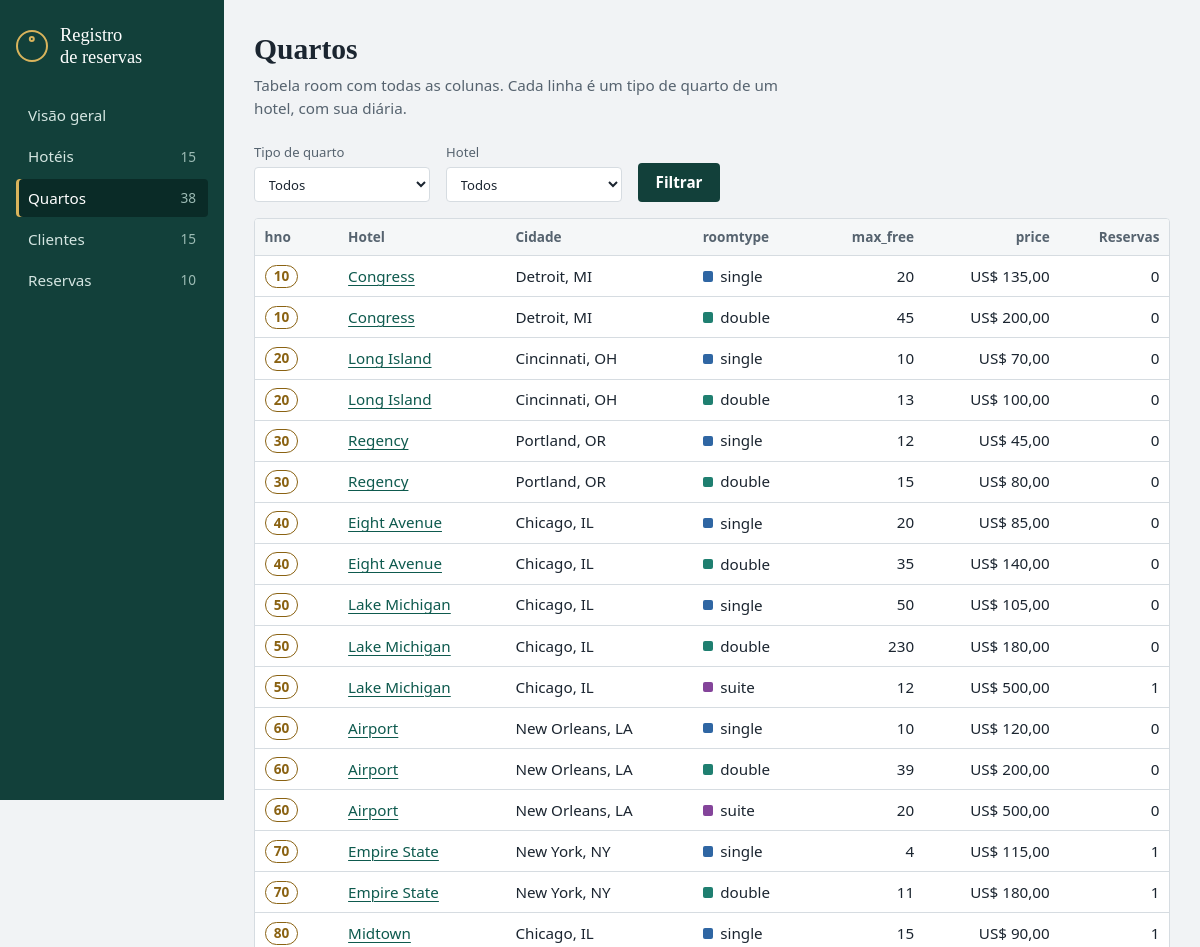
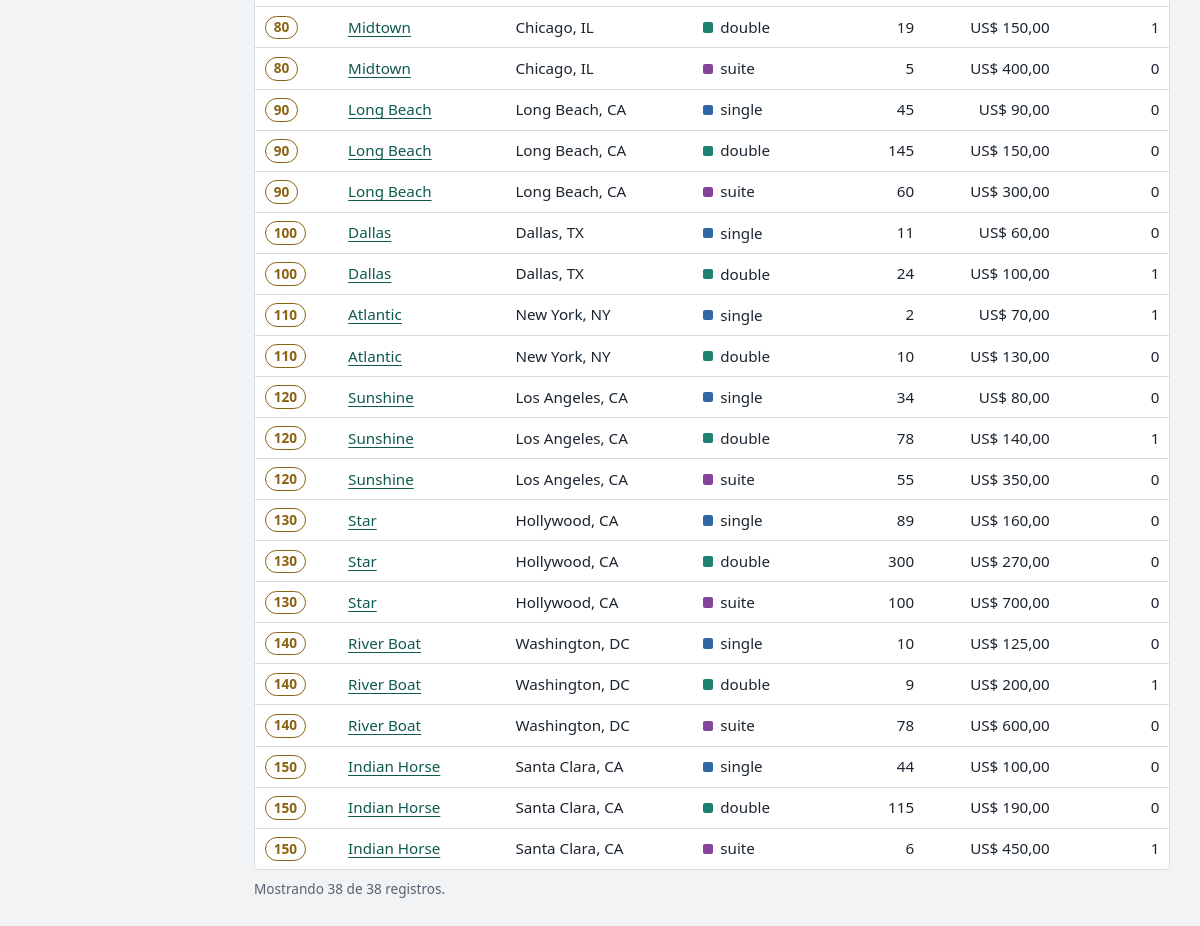
The page /quartos on the database its author committed (2 pictures, top to bottom).
### tables this page shows
CREATE TABLE room (
    hno      INTEGER NOT NULL,
    roomtype TEXT    NOT NULL CHECK (roomtype IN ('single', 'double', 'suite')),
    max_free INTEGER NOT NULL CHECK (max_free >= 0),
    price    REAL    NOT NULL CHECK (price > 0),
    PRIMARY KEY (hno, roomtype),          -- cada hotel tem no maximo um registro por tipo
    FOREIGN KEY (hno) REFERENCES hotel (hno)
);

CREATE TABLE hotel (
    hno     INTEGER PRIMARY KEY,
    name    TEXT NOT NULL,
    city    TEXT NOT NULL,
    state   TEXT NOT NULL,
    zip     TEXT,
    address TEXT
);

### app.py (the view)
@app.route("/quartos")
def listar_quartos():
    filtro = {
        "tipo": request.args.get("tipo", "").strip(),
        "hno": request.args.get("hno", default=0, type=int),
    }
    quartos = consultar(
        """
        SELECT rm.hno, h.name AS hotel, h.city, h.state,
               rm.roomtype, rm.max_free, rm.price,
               (SELECT COUNT(*) FROM reservation r
                 WHERE r.hno = rm.hno AND r.roomtype = rm.roomtype) AS reservas
        FROM room rm
        JOIN hotel h ON h.hno = rm.hno
        WHERE (:tipo = '' OR rm.roomtype = :tipo)
          AND (:hno = 0 OR rm.hno = :hno)
        ORDER BY rm.hno, rm.price
        """,
        filtro,
    )
    tipos = consultar("SELECT DISTINCT roomtype FROM room ORDER BY roomtype")
    hoteis = consultar("SELECT hno, name FROM hotel ORDER BY name")
    return render_template("quartos.html", quartos=quartos, tipos=tipos, hoteis=hoteis,
                           filtro=filtro, total=contar("room"))

### app.py (called while the page is built)
def get_db():
    if "db" not in g:
        g.db = sqlite3.connect(DB_PATH)
        g.db.row_factory = sqlite3.Row  # acesso as colunas pelo nome
    return g.db

@app.teardown_appcontext
def fechar_db(_erro=None):
    db = g.pop("db", None)
    if db is not None:
        db.close()

def consultar(sql, params=(), um=False):
    cursor = get_db().execute(sql, params)
    return cursor.fetchone() if um else cursor.fetchall()

def contar(tabela):
    return consultar(f"SELECT COUNT(*) AS n FROM {tabela}", um=True)["n"]

@app.template_filter("dinheiro")
def dinheiro(valor):
    if valor is None:
        return "—"
    texto = f"{abs(valor):,.2f}".replace(",", "X").replace(".", ",").replace("X", ".")
    return f"{'-' if valor < 0 else ''}{MOEDA} {texto}"

@app.context_processor
def injetar_menu():
    return {
        "tabelas": [
            {"endpoint": ep, "secao": secao, "rotulo": rotulo, "tabela": tabela,
             "total": contar(tabela)}
            for ep, secao, rotulo, tabela in TABELAS
        ]
    }

### templates/quartos.html (shortened to what this page needs)
{% extends "base.html" %}
{% import "macros.html" as m %}
{% set secao = "quartos" %}
{% block conteudo %}
<header class="cabecalho">
    <h1>Quartos</h1>
    <p class="sub">Tabela room com todas as colunas. Cada linha é um tipo de quarto de um hotel, com sua diária.</p>
</header>
<form class="filtros" method="get" action="{{ url_for('listar_quartos') }}">
    <label>Tipo de quarto
        <select name="tipo">
            <option value="">Todos</option>
        </select>
    </label>
    <label>Hotel
        <select name="hno">
            <option value="0">Todos</option>
        </select>
    </label>
    <button type="submit">Filtrar</button>
</form>
{% if quartos %}
<div class="tabela-rolavel">
    <table>
        <thead>
            <tr>
                <th title="Chave estrangeira para hotel">hno</th>
                <th>Hotel</th>
                <th>Cidade</th>
                <th>roomtype</th>
                <th class="num">max_free</th>
                <th class="num">price</th>
                <th class="num">Reservas</th>
            </tr>
        </thead>
        <tbody>
            {% for q in quartos %}
            <tr>
                <td>{{ m.chave(q.hno) }}</td>
                <td><a href="{{ url_for('detalhe_hotel', hno=q.hno) }}">{{ q.hotel }}</a></td>
                <td>{{ q.city }}, {{ q.state }}</td>
                <td>{{ m.tipo(q.roomtype) }}</td>
                <td class="num">{{ q.max_free }}</td>
                <td class="num">{{ q.price|dinheiro }}</td>
                <td class="num">{{ q.reservas }}</td>
            </tr>
            {% endfor %}
        </tbody>
    </table>
</div>
<p class="rodape-tabela">Mostrando {{ quartos|length }} de {{ total }} registros.</p>
{% else %}
<p class="vazio">Nenhum quarto encontrado com esses filtros. <a href="{{ url_for('listar_quartos') }}">Limpar filtros</a></p>
{% endif %}
{% endblock %}

### templates/macros.html (shortened to what this page needs)
{% macro chave(hno) -%}
<span class="chave" title="Número do hotel (hno)">{{ hno }}</span>
{%- endmacro %}
{% macro tipo(roomtype) -%}
<span class="etiqueta" data-tipo="{{ roomtype }}">{{ roomtype }}</span>
{%- endmacro %}

### static/style.css (style rules this page uses)
:root { color-scheme: light dark; --papel: #f1f3f5; --superficie: #ffffff; --realce: #f5f7f8; --tinta: #1b2530; --suave: #56636f; --linha: #d6dce1; --lateral: #12403a; --lateral-ativo: #0a2b27; --lateral-texto: #d4e5e1; --lateral-suave: #9dbcb5; --acao: #12403a; --acao-texto: #ffffff; --link: #0e5a4e; --latao: #8a6212; --latao-claro: #d9b45c; --perigo: #a3392b; --single: #2f66a3; --double: #1f7f70; --suite: #84449a; --raio: 4px; --fonte: "Segoe UI", system-ui, -apple-system, Roboto, "Helvetica Neue", Arial, sans-serif; --fonte-titulo: "Iowan Old Style", "Palatino Linotype", Palatino, "Book Antiqua", Georgia, serif; }
*, *::before, *::after { box-sizing: border-box; }
body { margin: 0; background: var(--papel); color: var(--tinta); font-family: var(--fonte); font-size: 0.95rem; line-height: 1.5; }
h1, h2 { margin: 0; font-family: var(--fonte-titulo); font-weight: 600; line-height: 1.2; }
h1 { font-size: 1.85rem; }
a { color: var(--link); text-decoration-thickness: 1px; text-underline-offset: 0.18em; }
.cabecalho { margin-bottom: 1.5rem; }
.sub { margin: 0.4rem 0 0; max-width: 62ch; color: var(--suave); }
.filtros { display: flex; flex-wrap: wrap; align-items: end; gap: 0.75rem 1rem; margin-bottom: 1rem; }
.filtros label { display: flex; flex-direction: column; gap: 0.25rem; color: var(--suave); font-size: 0.82rem; }
.filtros select, .filtros input { min-width: 11rem; padding: 0.4rem 0.6rem; border: 1px solid var(--linha); border-radius: var(--raio); background: var(--superficie); color: var(--tinta); font: inherit; }
.filtros button { padding: 0.5rem 1.1rem; border: 0; border-radius: var(--raio); background: var(--acao); color: var(--acao-texto); font: inherit; font-weight: 600; cursor: pointer; transition: filter 0.12s; }
.tabela-rolavel { overflow-x: auto; border: 1px solid var(--linha); border-radius: var(--raio); background: var(--superficie); }
table { width: 100%; border-collapse: collapse; }
th, td { padding: 0.5rem 0.6rem; border-bottom: 1px solid var(--linha); text-align: left; white-space: nowrap; font-variant-numeric: tabular-nums; }
th { background: var(--realce); color: var(--suave); font-size: 0.85rem; font-weight: 600; }
tbody tr:last-child td { border-bottom: 0; }
th.num, td.num { text-align: right; }
.rodape-tabela { margin: 0.6rem 0 0; color: var(--suave); font-size: 0.85rem; }
.chave { display: inline-block; min-width: 2.3em; padding: 0.05em 0.6em; border: 1.5px solid var(--latao); border-radius: 999px; color: var(--latao); font-size: 0.85rem; font-weight: 600; text-align: center; font-variant-numeric: tabular-nums; }
[data-tipo="single"] { --cor: var(--single); }
[data-tipo="double"] { --cor: var(--double); }
[data-tipo="suite"] { --cor: var(--suite); }
.etiqueta { display: inline-flex; align-items: center; gap: 0.45rem; }
.etiqueta::before { content: ""; width: 0.65rem; height: 0.65rem; border-radius: 2px; background: var(--cor, var(--suave)); }

### rows shown on the page
room: hno "10", hotel "Congress", city "Detroit", state "MI", roomtype "single", max_free "20", price|dinheiro "US$ 135,00", reservas "0"
room: hno "10", hotel "Congress", city "Detroit", state "MI", roomtype "double", max_free "45", price|dinheiro "US$ 200,00", reservas "0"
room: hno "20", hotel "Long Island", city "Cincinnati", state "OH", roomtype "single", max_free "10", price|dinheiro "US$ 70,00", reservas "0"
room: hno "20", hotel "Long Island", city "Cincinnati", state "OH", roomtype "double", max_free "13", price|dinheiro "US$ 100,00", reservas "0"
room: hno "30", hotel "Regency", city "Portland", state "OR", roomtype "single", max_free "12", price|dinheiro "US$ 45,00", reservas "0"
room: hno "30", hotel "Regency", city "Portland", state "OR", roomtype "double", max_free "15", price|dinheiro "US$ 80,00", reservas "0"
room: hno "40", hotel "Eight Avenue", city "Chicago", state "IL", roomtype "single", max_free "20", price|dinheiro "US$ 85,00", reservas "0"
room: hno "40", hotel "Eight Avenue", city "Chicago", state "IL", roomtype "double", max_free "35", price|dinheiro "US$ 140,00", reservas "0"
room: hno "50", hotel "Lake Michigan", city "Chicago", state "IL", roomtype "single", max_free "50", price|dinheiro "US$ 105,00", reservas "0"
room: hno "50", hotel "Lake Michigan", city "Chicago", state "IL", roomtype "double", max_free "230", price|dinheiro "US$ 180,00", reservas "0"
room: hno "50", hotel "Lake Michigan", city "Chicago", state "IL", roomtype "suite", max_free "12", price|dinheiro "US$ 500,00", reservas "1"
room: hno "60", hotel "Airport", city "New Orleans", state "LA", roomtype "single", max_free "10", price|dinheiro "US$ 120,00", reservas "0"
room: hno "60", hotel "Airport", city "New Orleans", state "LA", roomtype "double", max_free "39", price|dinheiro "US$ 200,00", reservas "0"
room: hno "60", hotel "Airport", city "New Orleans", state "LA", roomtype "suite", max_free "20", price|dinheiro "US$ 500,00", reservas "0"
room: hno "70", hotel "Empire State", city "New York", state "NY", roomtype "single", max_free "4", price|dinheiro "US$ 115,00", reservas "1"
room: hno "70", hotel "Empire State", city "New York", state "NY", roomtype "double", max_free "11", price|dinheiro "US$ 180,00", reservas "1"
room: hno "80", hotel "Midtown", city "Chicago", state "IL", roomtype "single", max_free "15", price|dinheiro "US$ 90,00", reservas "1"
room: hno "80", hotel "Midtown", city "Chicago", state "IL", roomtype "double", max_free "19", price|dinheiro "US$ 150,00", reservas "1"
room: hno "80", hotel "Midtown", city "Chicago", state "IL", roomtype "suite", max_free "5", price|dinheiro "US$ 400,00", reservas "0"
room: hno "90", hotel "Long Beach", city "Long Beach", state "CA", roomtype "single", max_free "45", price|dinheiro "US$ 90,00", reservas "0"
room: hno "90", hotel "Long Beach", city "Long Beach", state "CA", roomtype "double", max_free "145", price|dinheiro "US$ 150,00", reservas "0"
room: hno "90", hotel "Long Beach", city "Long Beach", state "CA", roomtype "suite", max_free "60", price|dinheiro "US$ 300,00", reservas "0"
room: hno "100", hotel "Dallas", city "Dallas", state "TX", roomtype "single", max_free "11", price|dinheiro "US$ 60,00", reservas "0"
room: hno "100", hotel "Dallas", city "Dallas", state "TX", roomtype "double", max_free "24", price|dinheiro "US$ 100,00", reservas "1"
room: hno "110", hotel "Atlantic", city "New York", state "NY", roomtype "single", max_free "2", price|dinheiro "US$ 70,00", reservas "1"
room: hno "110", hotel "Atlantic", city "New York", state "NY", roomtype "double", max_free "10", price|dinheiro "US$ 130,00", reservas "0"
room: hno "120", hotel "Sunshine", city "Los Angeles", state "CA", roomtype "single", max_free "34", price|dinheiro "US$ 80,00", reservas "0"
room: hno "120", hotel "Sunshine", city "Los Angeles", state "CA", roomtype "double", max_free "78", price|dinheiro "US$ 140,00", reservas "1"
room: hno "120", hotel "Sunshine", city "Los Angeles", state "CA", roomtype "suite", max_free "55", price|dinheiro "US$ 350,00", reservas "0"
room: hno "130", hotel "Star", city "Hollywood", state "CA", roomtype "single", max_free "89", price|dinheiro "US$ 160,00", reservas "0"
room: hno "130", hotel "Star", city "Hollywood", state "CA", roomtype "double", max_free "300", price|dinheiro "US$ 270,00", reservas "0"
room: hno "130", hotel "Star", city "Hollywood", state "CA", roomtype "suite", max_free "100", price|dinheiro "US$ 700,00", reservas "0"
room: hno "140", hotel "River Boat", city "Washington", state "DC", roomtype "single", max_free "10", price|dinheiro "US$ 125,00", reservas "0"
room: hno "140", hotel "River Boat", city "Washington", state "DC", roomtype "double", max_free "9", price|dinheiro "US$ 200,00", reservas "1"
room: hno "140", hotel "River Boat", city "Washington", state "DC", roomtype "suite", max_free "78", price|dinheiro "US$ 600,00", reservas "0"
room: hno "150", hotel "Indian Horse", city "Santa Clara", state "CA", roomtype "single", max_free "44", price|dinheiro "US$ 100,00", reservas "0"
room: hno "150", hotel "Indian Horse", city "Santa Clara", state "CA", roomtype "double", max_free "115", price|dinheiro "US$ 190,00", reservas "0"
room: hno "150", hotel "Indian Horse", city "Santa Clara", state "CA", roomtype "suite", max_free "6", price|dinheiro "US$ 450,00", reservas "1"

### other values the page prints
{{ t.rotulo }} "Hotéis" "Quartos" "Clientes" "Reservas"
{{ t.total }} "15" "38" "15" "10"
{{ quartos|length }} "38"
{{ total }} "38"
